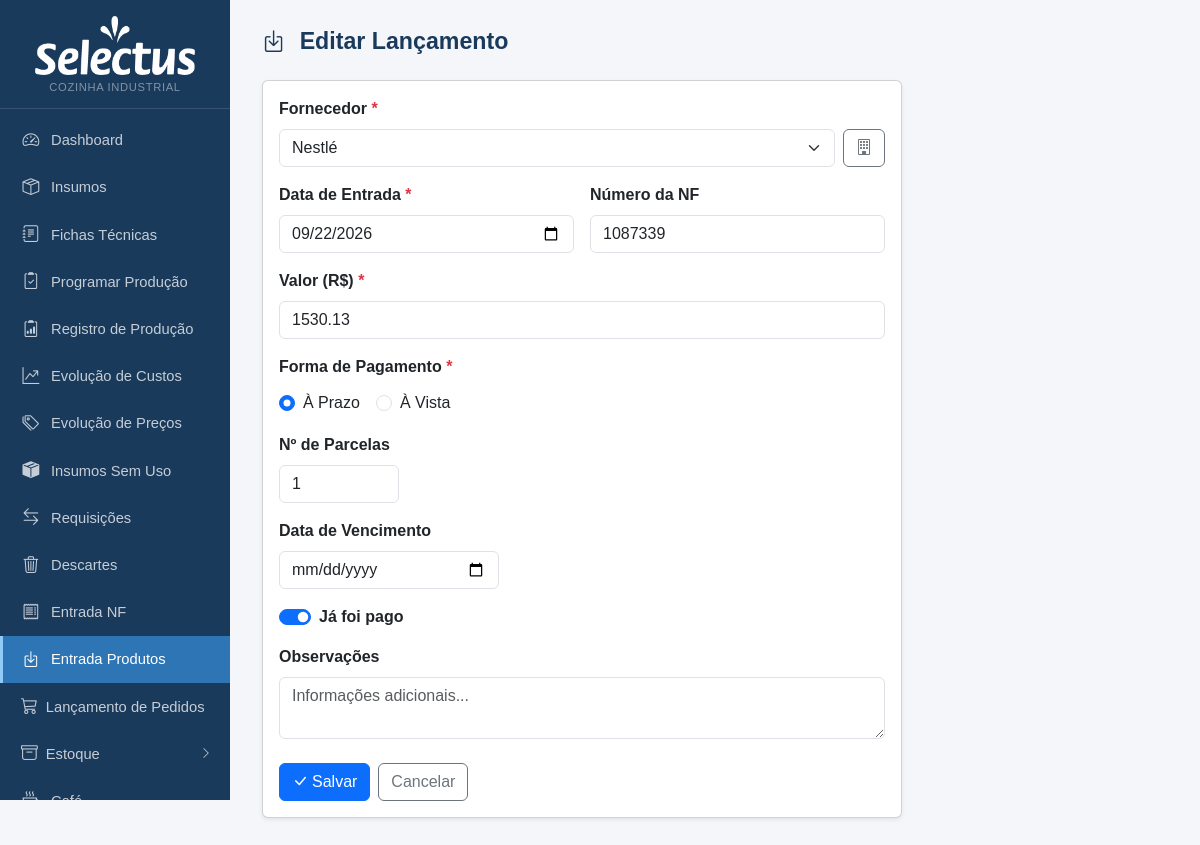
The page /entrada-produtos/5/editar on the database its author committed.
### tables this page shows
CREATE TABLE ep_lancamentos (
            id                  INTEGER PRIMARY KEY AUTOINCREMENT,
            fornecedor_id       INTEGER NOT NULL,
            data_entrada        TEXT NOT NULL,
            numero_nf           TEXT,
            valor               REAL NOT NULL,
            tipo_pagamento      TEXT NOT NULL DEFAULT 'prazo',
            data_vencimento     TEXT,
            pago                INTEGER NOT NULL DEFAULT 0,
            confirmado_fin      INTEGER NOT NULL DEFAULT 0,
            confirmado_fin_em   TEXT,
            obs                 TEXT,
            criado_em           TEXT DEFAULT (datetime('now','localtime')), pedido_id INTEGER REFERENCES pedidos(id), data_prevista_pgto TEXT,
            FOREIGN KEY (fornecedor_id) REFERENCES ep_fornecedores(id)
        );

### app.py (the view, shortened to what this page needs)
@app.route('/entrada-produtos/<int:id>/editar', methods=['GET', 'POST'])
def ep_editar(id):
    db = get_db()
    lancamento = db.execute('SELECT * FROM ep_lancamentos WHERE id=?', (id,)).fetchone()
    fornecedores = db.execute("SELECT * FROM ep_fornecedores WHERE ativo=1 ORDER BY nome COLLATE NOCASE").fetchall()
    if not lancamento:
        db.close()
        flash('Lançamento não encontrado.', 'danger')
        return redirect(url_for('ep_lista'))
    db.close()
    return render_template('ep_form.html', fornecedores=fornecedores, lancamento=lancamento)

### app.py (called while the page is built)
def get_db():
    c = sqlite3.connect(DB)
    c.row_factory = sqlite3.Row
    c.execute("PRAGMA foreign_keys = ON")
    return c

def count_alertas():
    try:
        db = get_db()
        n = db.execute('''SELECT COUNT(*) FROM insumos
                          WHERE estoque_minimo > 0 AND COALESCE(estoque_atual,0) < estoque_minimo''').fetchone()[0]
        db.close()
        return n
    except:
        return 0

@app.context_processor
def inject_alertas():
    try:
        db = get_db()
        n_ped = db.execute("SELECT COUNT(*) FROM pedidos WHERE status='aberto'").fetchone()[0]
        db.close()
    except Exception:
        n_ped = 0
    return dict(n_alertas=count_alertas(), n_pedidos_abertos=n_ped)

### templates/ep_form.html (shortened to what this page needs)
{% extends "base.html" %}
{% block content %}
<div class="page-header">
  <h1>
    <i class="bi bi-box-arrow-in-down me-2"></i>
    {{ 'Editar Lançamento' if lancamento else 'Novo Lançamento' }}
  </h1>
</div>
<div class="card shadow-sm" style="max-width:640px">
  <div class="card-body">
    <form method="POST">
      <div class="mb-3">
        <label class="form-label fw-semibold">Fornecedor <span class="text-danger">*</span></label>
        <div class="d-flex gap-2">
          <select name="fornecedor_id" id="sel_fornecedor" class="form-select" required onchange="carregarPedidos()">
            {% for f in fornecedores %}
            <option value="{{ f.id }}" {{ 'selected' if lancamento and lancamento.fornecedor_id == f.id }}>
              {{ f.nome }}
            </option>
            {% endfor %}
          </select>
          <a href="{{ url_for('ep_fornecedores') }}" class="btn btn-outline-secondary" title="Gerenciar fornecedores">
            <i class="bi bi-building"></i>
          </a>
        </div>
      </div>
      <div class="row g-3 mb-3">
        <div class="col-sm-6">
          <label class="form-label fw-semibold">Data de Entrada <span class="text-danger">*</span></label>
          <input type="date" name="data_entrada" class="form-control" required
                 value="{{ lancamento.data_entrada if lancamento else '' }}">
        </div>
        <div class="col-sm-6">
          <label class="form-label fw-semibold">Número da NF</label>
          <input type="text" name="numero_nf" class="form-control" placeholder="Ex: 001234"
                 value="{{ lancamento.numero_nf or '' if lancamento else '' }}">
        </div>
      </div>
      <div class="mb-3">
        <label class="form-label fw-semibold">Valor (R$) <span class="text-danger">*</span></label>
        <input type="text" name="valor" class="form-control" placeholder="0,00" required
               value="{{ '%.2f'|format(lancamento.valor) if lancamento else '' }}">
      </div>
      <div class="mb-3">
        <label class="form-label fw-semibold">Forma de Pagamento <span class="text-danger">*</span></label>
        <div class="d-flex gap-3 mt-1">
          <div class="form-check">
            <input class="form-check-input" type="radio" name="tipo_pagamento" id="pag_prazo" value="prazo"
                   {{ 'checked' if not lancamento or lancamento.tipo_pagamento == 'prazo' }}
                   onchange="toggleVenc()">
            <label class="form-check-label" for="pag_prazo">À Prazo</label>
          </div>
          <div class="form-check">
            <input class="form-check-input" type="radio" name="tipo_pagamento" id="pag_vista" value="vista"
                   {{ 'checked' if lancamento and lancamento.tipo_pagamento == 'vista' }}
                   onchange="toggleVenc()">
            <label class="form-check-label" for="pag_vista">À Vista</label>
          </div>
        </div>
      </div>
      <div id="div_vencimento">
        <div class="mb-3">
          <label class="form-label fw-semibold">Nº de Parcelas</label>
          <input type="number" name="parcelas" id="inp_parcelas" class="form-control" min="1" max="24"
                 value="{{ 1 }}" style="max-width:120px" oninput="gerarParcelas()">
        </div>
        <div id="div_datas_parcelas"></div>
      </div>
      <div class="mb-3">
        <div class="form-check form-switch">
          <input class="form-check-input" type="checkbox" name="pago" id="pago"
                 {{ 'checked' if lancamento and lancamento.pago }}>
          <label class="form-check-label fw-semibold" for="pago">Já foi pago</label>
        </div>
      </div>
      <div class="mb-4">
        <label class="form-label fw-semibold">Observações</label>
        <textarea name="obs" class="form-control" rows="2" placeholder="Informações adicionais...">{{ lancamento.obs or '' if lancamento else '' }}</textarea>
      </div>
      <div class="d-flex gap-2">
        <button type="submit" class="btn btn-primary">
          <i class="bi bi-check-lg me-1"></i>{{ 'Salvar' if lancamento else 'Registrar Lançamento' }}
        </button>
        <a href="{{ url_for('ep_lista') }}" class="btn btn-outline-secondary">Cancelar</a>
      </div>
    </form>
  </div>
</div>
{% endblock %}

### rows shown on the page
ep_lancamentos: data_entrada "09/22/2026", numero_nf "1087339", valor "1530.13"

### other values the page prints
{{ 'Editar Lançamento' if lancamento else 'Novo Lançamento' }} "Editar Lançamento"
{{ 'Salvar' if lancamento else 'Registrar Lançamento' }} "Salvar"
form field fornecedor_id "Nestlé"
